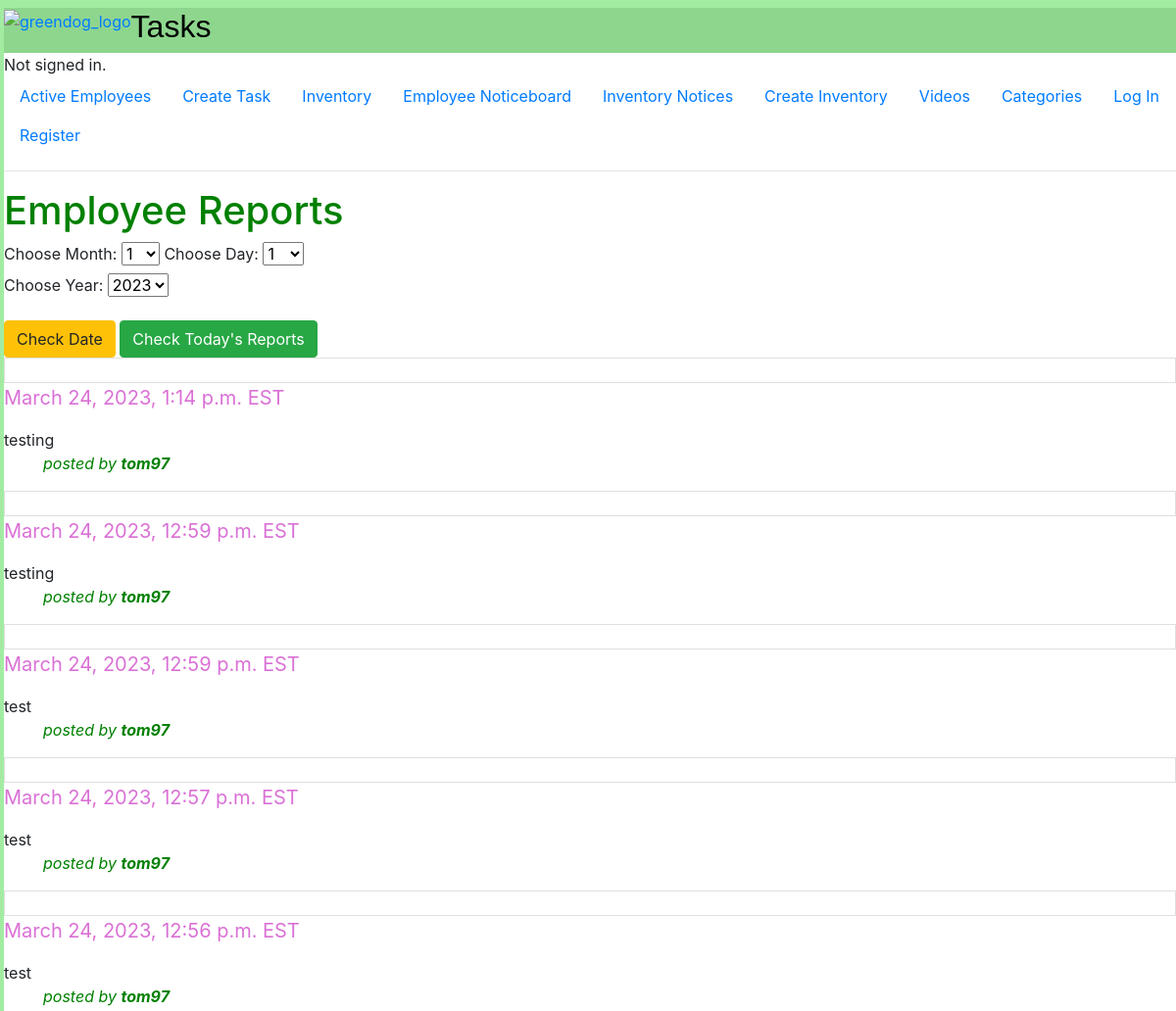
Before: /employeeComments (upper part) with the older database file.
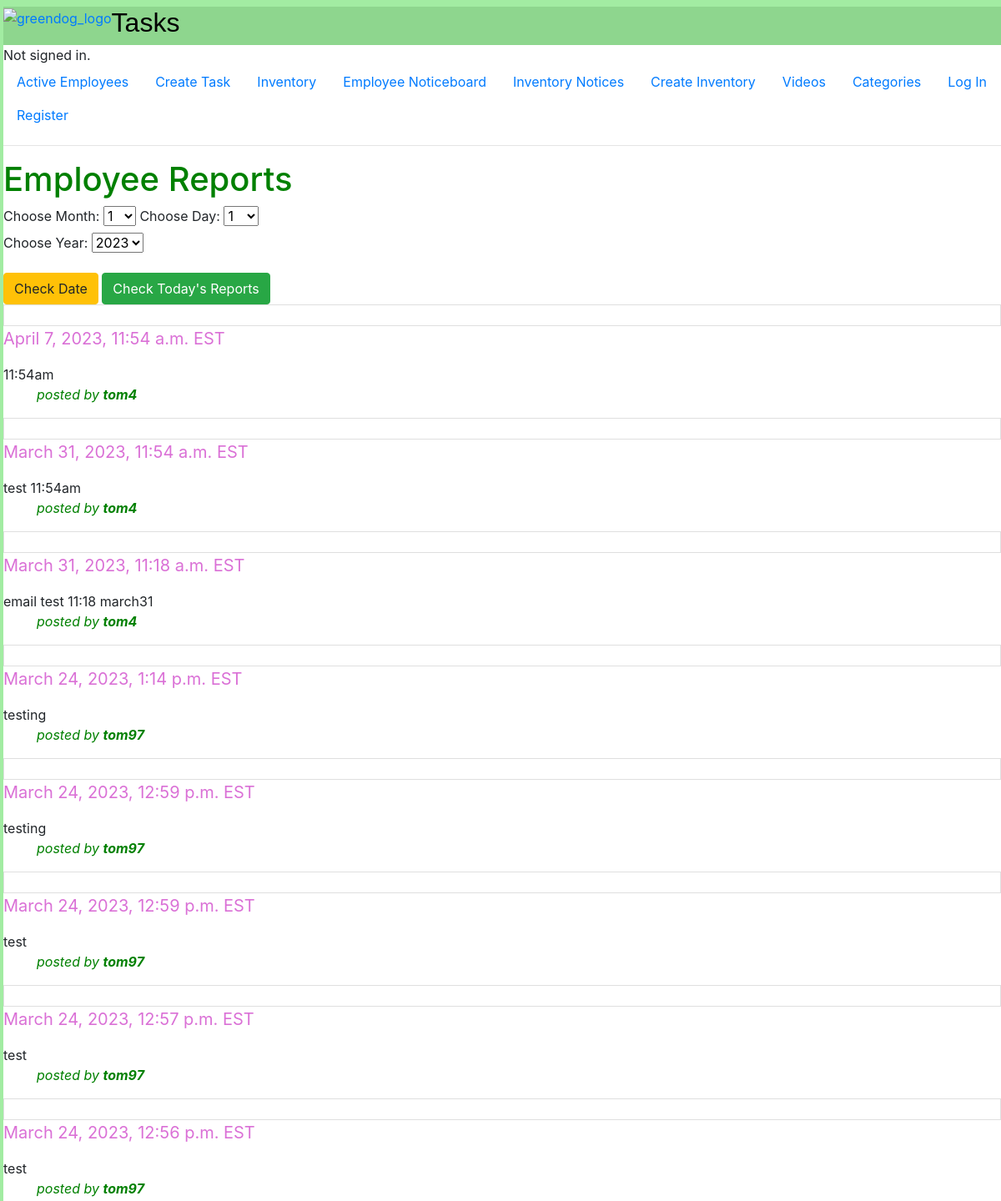
After: the same page with the newer database file.
### auctions/models.py (models this page shows, shortened)
class employeeComment(models.Model):
    author = models.ForeignKey(
        User, on_delete=models.CASCADE,  blank=True, null=True, related_name="commentUser")
    employee = models.ForeignKey(
        Employee, on_delete=models.CASCADE,  blank=True, null=True, related_name="commentEmployee")
    message = models.CharField(max_length=1000)
    datetime = models.DateTimeField(
        max_length=100, default=datetime.now().strftime("%Y-%m-%d %H:%M:%S"))

class User(AbstractUser):
    pass

### auctions/views.py (the view)
# urls.py: path("employeeComments", views.employeeComments, name="employeeComments"),
def employeeComments(request):
    comments = employeeComment.objects
    comments = comments.order_by('-id')[:100:1]
    today = datetime.datetime.now()
    currentYear = today.year
    return render(request,"auctions/employeeComments.html",{
        "comments": comments,
            "rangeDays": range(1,32),
            "rangeHours": range(1,13),
            "rangeMinutes": range(0,31,30),
            "rangeMonths": range(1,13),
            "rangeYears": range(currentYear, currentYear - 3, -1)
    })

### auctions/templates/auctions/employeeComments.html (shortened to what this page needs)
{% extends "auctions/layout.html" %}
    {% block body %}
<div>
    <h1 style="color:Green">Employee Reports</h1>
    <form action="{% url 'sortNotices' %}" method = "POST">
            <div class="form-group">
      <label for="month">Choose Month:</label>
      <select name="month" id="month">
            {% for i in rangeMonths %}
                <option value="{{i}}">{{i}}</option>
            {% endfor %}
      </select>
      <label for="startDay">Choose Day:</label>
      <select name="day" id="day">
            {% for i in rangeDays %}
                <option value="{{i}}">{{i}}</option>
            {% endfor %}
      </select>
    <div class="form-group">
      <label for="startYear">Choose Year:</label>
      <select name="year" id="year">
            {% for i in rangeYears %}
                <option value="{{i}}">{{i}}</option>
            {% endfor %}
    </select>
  </div>
            <button type="submit" class="btn btn-warning">Check Date</button>
        </form>
            <button type="submit" class="btn btn-success"><a href="todayEmployeeComments" style="color:white">Check Today's Reports</a></button>
    {% for comment in comments %}
    <li class="list-group-item"></li>
    <p style="color:orchid; font-size:20px">{{comment.datetime}} EST </p>
     {{comment.message}}
        <ul style="color:green"><i>posted by <strong>{{comment.author}}</strong></p></i></ul>
    {% endfor %}
</div>
{% endblock %}

Changed rows visible on the page:
added employeeComment: datetime "April 7, 2023, 11:54 a.m.", message "11:54am", author "tom4"
added employeeComment: datetime "March 31, 2023, 11:54 a.m.", message "test 11:54am", author "tom4"
added employeeComment: datetime "March 31, 2023, 11:18 a.m.", message "email test 11:18 march31", author "tom4"
